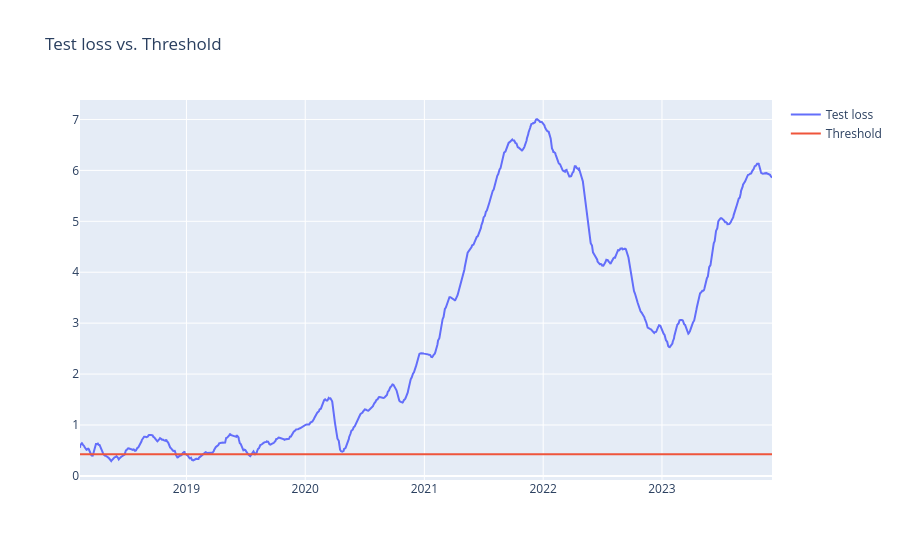

The cell this chart's notebook holds for it:
### Code cell
fig = go.Figure()
fig.add_trace(go.Scatter(x=anomaly_df['Date'], y=anomaly_df['loss'], name='Test loss'))
fig.add_trace(go.Scatter(x=anomaly_df['Date'], y=anomaly_df['threshold'], name='Threshold'))
fig.update_layout(showlegend=True, title='Test loss vs. Threshold')
fig.show()

### Figure 1 — Plotly figure (JSON) as saved in the notebook; plotly's stock layout.template omitted (floating-point values rounded to 4 significant figures; data arrays with more than 128 entries replaced by an {"elided": "..."} marker saying what was removed)
{"data": [{"name": "Test loss", "type": "scatter", "x": {"elided": "1466 str values"}, "y": {"elided": "1466 float values"}}, {"name": "Threshold", "type": "scatter", "x": {"elided": "1466 str values"}, "y": {"elided": "1466 float values"}}], "layout": {"showlegend": true, "title": {"text": "Test loss vs. Threshold"}}}
